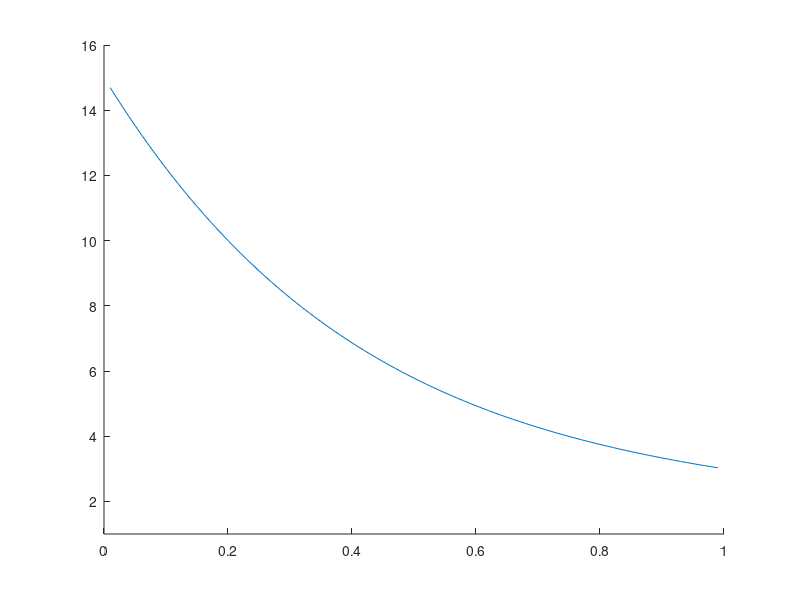

The MATLAB source for this figure:
clc
% clear
% addpath(genpath('C:\Google Drive\Prelim-Defense\defense_tom\simulation'));

zTcm = 1;
wTcp = 1;

sigma = zTcm/wTcp;

%save the times as the ratio of ztcm and wtcp
times= [];

B = [1
    0
    0
    0
    0
    0];

%min ratio
%max ratio
minr = 0.01;
maxr = 0.99;

for sigma = minr:0.01:maxr
    
    tsigma = sigma - 1;
    
    A= [3 3 3 3 2 1
        tsigma  1 0 0 0 0
        tsigma sigma 1 0 0 0
        tsigma sigma sigma 1 0 0
        tsigma sigma sigma sigma 1 0
        tsigma sigma sigma sigma sigma 1];
    
    X = A\B;
    
    times = [times;1/X(1)];
end

X = minr:0.01:maxr;
Y = times';
hold on
plot(X,Y);

ylim([1,16]);